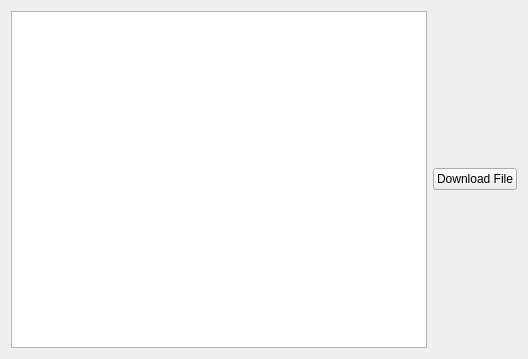
<?xml version="1.0" encoding="UTF-8"?>
<ui version="4.0">
 <class>V800fs</class>
 <widget class="QWidget" name="V800fs">
  <property name="geometry">
   <rect>
    <x>0</x>
    <y>0</y>
    <width>528</width>
    <height>359</height>
   </rect>
  </property>
  <property name="windowTitle">
   <string>V800 Filesystem Browser</string>
  </property>
  <layout class="QGridLayout" name="gridLayout">
   <item row="0" column="0">
    <widget class="QTreeWidget" name="v800Tree">
     <property name="columnCount">
      <number>0</number>
     </property>
    </widget>
   </item>
   <item row="0" column="1">
    <widget class="QPushButton" name="downloadBtn">
     <property name="text">
      <string>Download File</string>
     </property>
    </widget>
   </item>
  </layout>
 </widget>
 <resources/>
 <connections/>
</ui>
